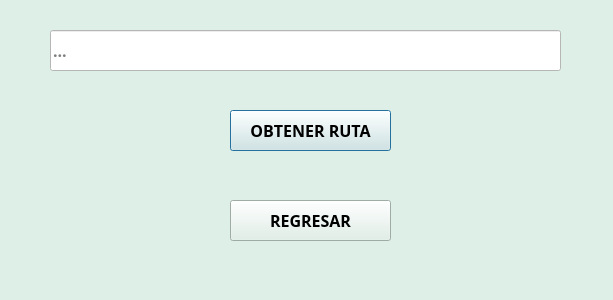
<?xml version="1.0" encoding="UTF-8"?>
<ui version="4.0">
 <class>Dialog</class>
 <widget class="QDialog" name="Dialog">
  <property name="geometry">
   <rect>
    <x>0</x>
    <y>0</y>
    <width>613</width>
    <height>300</height>
   </rect>
  </property>
  <property name="windowTitle">
   <string>Dialog</string>
  </property>
  <property name="styleSheet">
   <string notr="true">background-color: rgb(222, 239, 231);</string>
  </property>
  <widget class="QLineEdit" name="textruta">
   <property name="geometry">
    <rect>
     <x>50</x>
     <y>30</y>
     <width>511</width>
     <height>41</height>
    </rect>
   </property>
   <property name="font">
    <font>
     <family>Hack Nerd Font Mono</family>
     <pointsize>12</pointsize>
     <bold>true</bold>
    </font>
   </property>
   <property name="styleSheet">
    <string notr="true">background-color: rgb(255, 255, 255);</string>
   </property>
   <property name="placeholderText">
    <string>...</string>
   </property>
  </widget>
  <widget class="QPushButton" name="btnruta">
   <property name="geometry">
    <rect>
     <x>230</x>
     <y>110</y>
     <width>161</width>
     <height>41</height>
    </rect>
   </property>
   <property name="font">
    <font>
     <family>Hack Nerd Font Mono</family>
     <pointsize>12</pointsize>
     <bold>true</bold>
    </font>
   </property>
   <property name="text">
    <string>OBTENER RUTA</string>
   </property>
  </widget>
  <widget class="QPushButton" name="return1">
   <property name="geometry">
    <rect>
     <x>230</x>
     <y>200</y>
     <width>161</width>
     <height>41</height>
    </rect>
   </property>
   <property name="font">
    <font>
     <family>Hack Nerd Font Mono</family>
     <pointsize>12</pointsize>
     <bold>true</bold>
    </font>
   </property>
   <property name="text">
    <string>REGRESAR</string>
   </property>
  </widget>
 </widget>
 <resources/>
 <connections/>
</ui>
